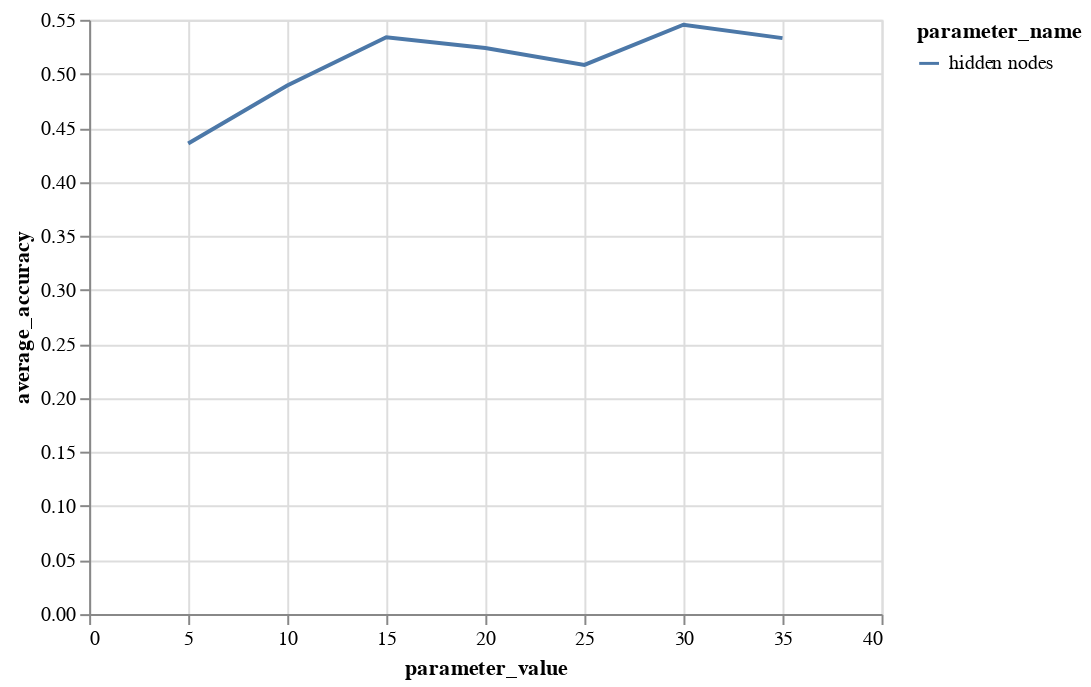

Notebook source saved alongside this figure:
### Code cell
alt.Chart(validation_results_embeddings).mark_line().encode(
    x='parameter_value',
    y='average_accuracy',
    color='parameter_name'
)

### Figure 1 — Vega-Lite specification as saved in the notebook (floating-point values rounded to 4 significant figures)
{"config": {"view": {"continuousWidth": 400, "continuousHeight": 300}}, "data": {"name": "data-8546a88204169f658736d863be0dce64"}, "mark": "line", "encoding": {"color": {"field": "parameter_name", "type": "nominal"}, "x": {"field": "parameter_value", "type": "quantitative"}, "y": {"field": "average_accuracy", "type": "quantitative"}}, "$schema": "https://vega.github.io/schema/vega-lite/v4.17.0.json", "datasets": {"data-8546a88204169f658736d863be0dce64": [{"parameter_name": "hidden nodes", "parameter_value": 5, "average_accuracy": 0.4355}, {"parameter_name": "hidden nodes", "parameter_value": 10, "average_accuracy": 0.4893}, {"parameter_name": "hidden nodes", "parameter_value": 15, "average_accuracy": 0.5339}, {"parameter_name": "hidden nodes", "parameter_value": 20, "average_accuracy": 0.524}, {"parameter_name": "hidden nodes", "parameter_value": 25, "average_accuracy": 0.5083}, {"parameter_name": "hidden nodes", "parameter_value": 30, "average_accuracy": 0.5455}, {"parameter_name": "hidden nodes", "parameter_value": 35, "average_accuracy": 0.5331}]}}
